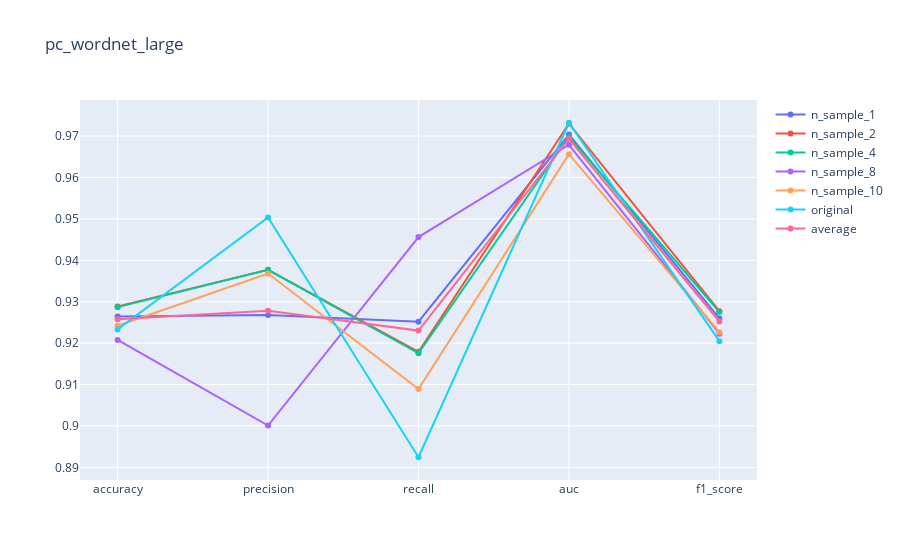

The notebook cell this image was saved under:
### Code cell
vis(pc_wordnet_large, 'pc_wordnet_large')

### Figure 1 — Plotly figure (JSON) as saved in the notebook; plotly's stock layout.template omitted (floating-point values rounded to 4 significant figures)
{"data": [{"name": "n_sample_1", "type": "scatter", "x": ["accuracy", "precision", "recall", "auc", "f1_score"], "y": [0.9265, 0.9268, 0.9252, 0.9704, 0.926]}, {"name": "n_sample_2", "type": "scatter", "x": ["accuracy", "precision", "recall", "auc", "f1_score"], "y": [0.9289, 0.9377, 0.9179, 0.973, 0.9277]}, {"name": "n_sample_4", "type": "scatter", "x": ["accuracy", "precision", "recall", "auc", "f1_score"], "y": [0.9287, 0.9377, 0.9176, 0.9699, 0.9275]}, {"name": "n_sample_8", "type": "scatter", "x": ["accuracy", "precision", "recall", "auc", "f1_score"], "y": [0.9208, 0.9001, 0.9456, 0.9679, 0.9223]}, {"name": "n_sample_10", "type": "scatter", "x": ["accuracy", "precision", "recall", "auc", "f1_score"], "y": [0.9242, 0.9368, 0.9089, 0.9656, 0.9226]}, {"name": "original", "type": "scatter", "x": ["accuracy", "precision", "recall", "auc", "f1_score"], "y": [0.9233, 0.9503, 0.8924, 0.9732, 0.9205]}, {"name": "average", "type": "scatter", "x": ["accuracy", "precision", "recall", "auc", "f1_score"], "y": [0.9258, 0.9278, 0.923, 0.9694, 0.9252]}], "layout": {"title": {"text": "pc_wordnet_large"}}}
